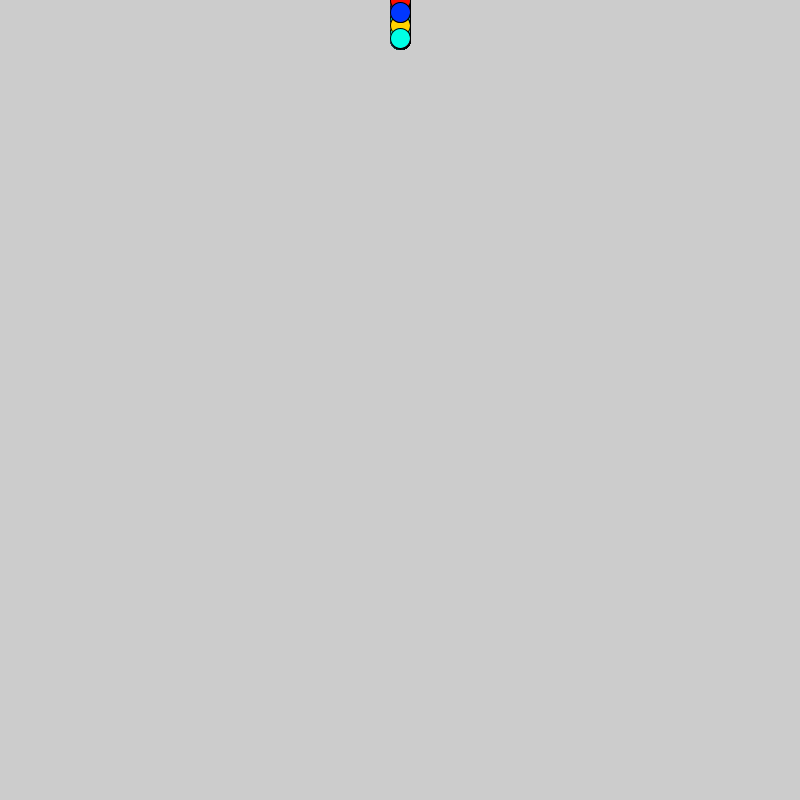
Frame 1 (no input)
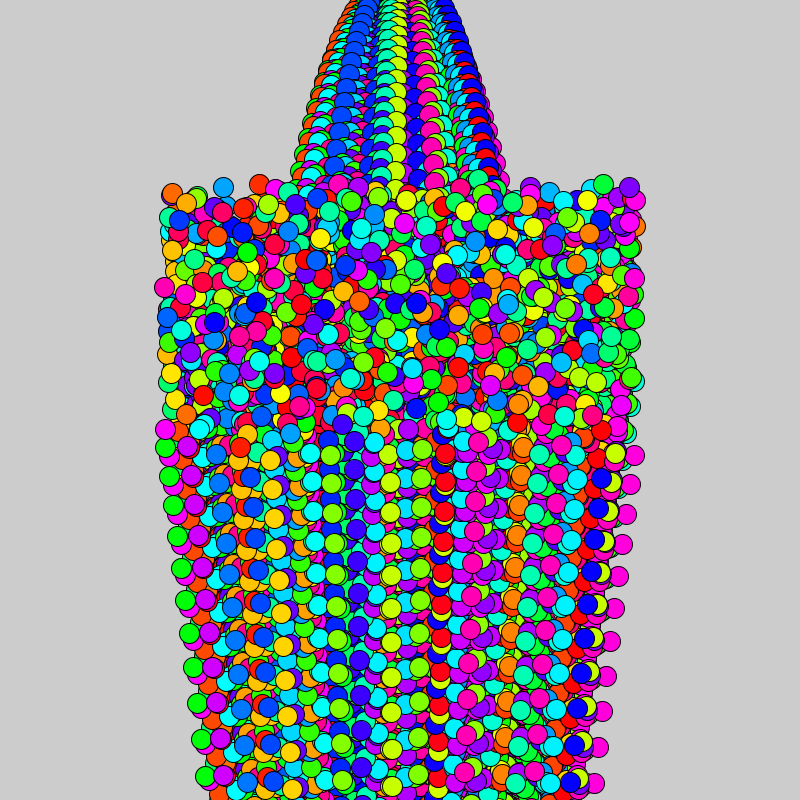
Frame 60 (the mouse pressed at the canvas centre just before this capture)
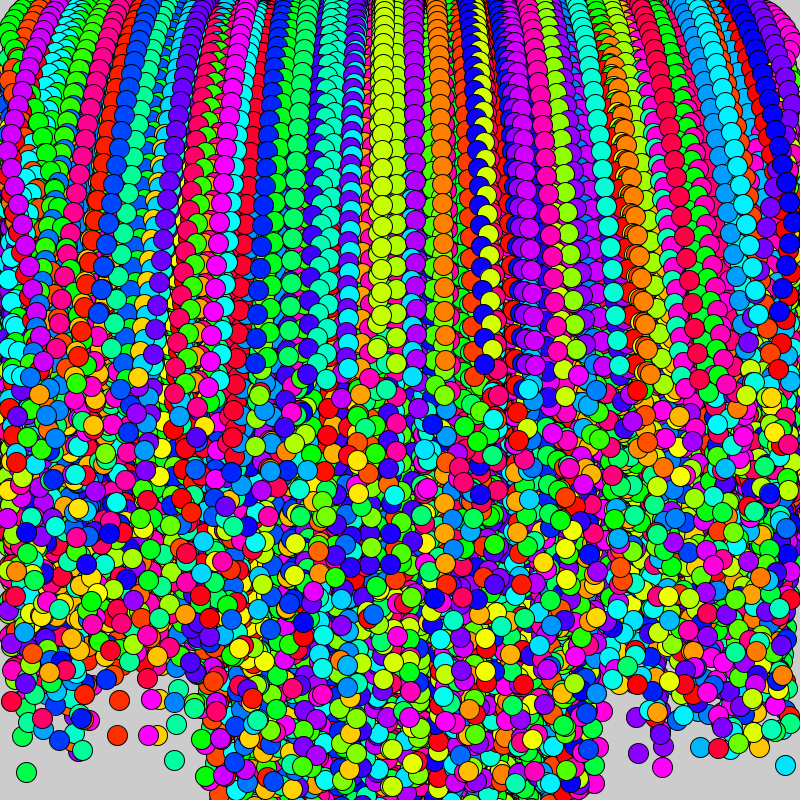
Frame 120 (the mouse held since frame 60 and released just before this capture)

The Processing sketch that drew these frames (run headless with seeded random() and noise(); from frame 60 on, the mouse is pressed at the canvas centre):

// Processing sketch: processing_128316
// ── processing_128316.pde


/**
 In this example, I moved the bouncing ball we had eariler into its own
 class. By bundling all of the details of managing the Ball into its own
 class, we can now create ridiculous numbers of balls with very little effort.
 
 This also introduces arrays as a way for us to manage all of these balls.
 
 C. Andrews
 2014-01-14
 **/



Ball balls[]; // This declares an array that can hold Ball objects
float acceleration = .9; // the acceleration constant


/**
 This sets up the environment. In this instance, we create the array and
 populate it with a collection of Ball objects/
 **/
void setup() {
  size(800, 800);
  colorMode(HSB, 360, 100, 100);

  // this is where the array is actually created
  // this says it can hold 1000 Balls
  balls = new Ball[1000];

  // We iterate through the array, creating a new Ball for each spot
  for (int i =0; i < balls.length; i = i+1) {

    balls[i] = new Ball(); // instantiate a new Ball object

    // Now we set some of the properties with random values
    balls[i].hue = (int)random(360);
    balls[i].vx = random(-4, 4);
    balls[i].y = balls[i].y + random(-20, 20);
    balls[i].vy = random(-5, 5);
  }
}


/**
 Draw is now pretty simple. We loop through the array and draw each 
 Ball by calling its update() method.
 **/
void draw() {

  // background is commented out for maximum chaos
  // background(0, 0, 100);

  // visit each Ball in the list and update it
  for (int i =0; i < balls.length; i = i+1) {

    balls[i].update();
  }
}

/**
 This is the Ball class -- it serves as the template for Ball objects, 
 defining the properties and fucntionality.
 **/
class Ball {
  float x, y; // the position of the ball
  float vy, vx; // the velocity of the ball
  int diameter = 20; // the diameter of the ball
  int hue; // the color of the ball

  /**
   This is the _constructor_ of the class. When a new object is instantiated,
   this function is immediately called.
   
   In this case, I am just placing the Ball in the middle of the canvas, 20
   pixels from the top.
   **/
  Ball() {
    x = width / 2;
    y = 20;
    vy = 0;
  }

  /**
   This function is responsible for updating the position of the ball, and
   making sure that it doesn't leave the canvas.
   **/
  void update() {
    paint();

    // update the position of the ball
    y = y + vy;
    x = x + vx;

    // check to see if it has hit the "floor" of the canvas
    if (y + diameter/2 >= height) {
      // it did, reverse the velocity to simulate the strike
      vy = -vy;
    }
    else {
      // it didn't, update the velocity with the acceleration
      vy = vy + acceleration;
    }

    if (x + diameter/2 >= width) {

      vx = -vx;
    } 
    else if (x - diameter/2 <= 0) {

      vx = -vx;
    }
  }

  /**
   This handles the actual drawing of the Ball objects.
   **/
  void paint() {
 
    fill(hue, 100, 100);
    ellipse(x, y, diameter, diameter);
  }
}
